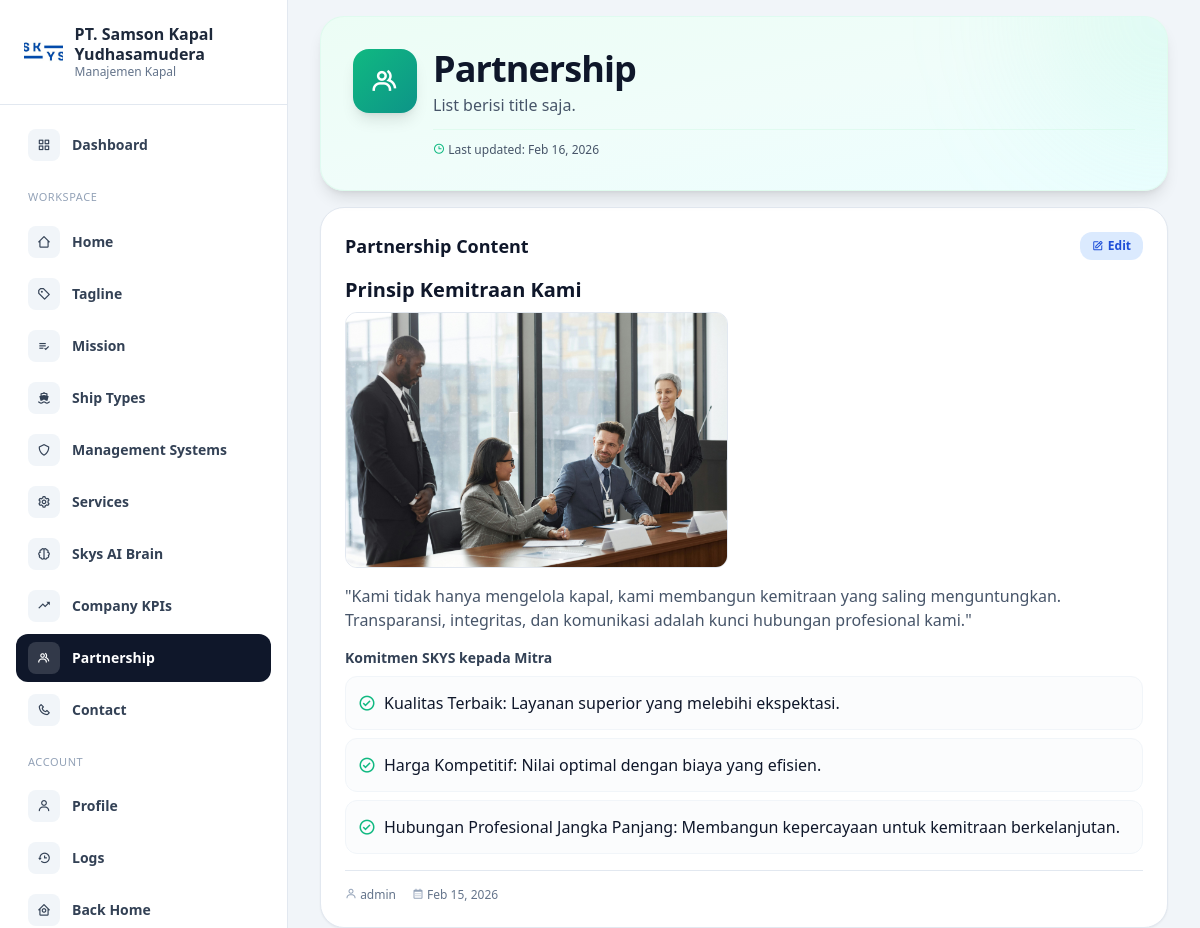
Screenshot of /dashboard/partnership/index.php (signed in) with the database file from the repository.
### tables this page shows
CREATE TABLE `partnership` (
  `id` int UNSIGNED NOT NULL,
  `title` varchar(255) NOT NULL,
  `quete` text NOT NULL,
  `image` varchar(255) DEFAULT NULL,
  `title_list` varchar(255) NOT NULL,
  `list` json NOT NULL,
  `user_id` int UNSIGNED DEFAULT NULL,
  `created_at` datetime NOT NULL DEFAULT CURRENT_TIMESTAMP,
  `updated_at` datetime DEFAULT NULL ON UPDATE CURRENT_TIMESTAMP
);

CREATE TABLE `accounts` (
  `id` int UNSIGNED NOT NULL,
  `fullname` varchar(255) NOT NULL,
  `email` varchar(255) NOT NULL,
  `password` varchar(255) NOT NULL,
  `role_id` tinyint UNSIGNED NOT NULL DEFAULT '1',
  `created_at` datetime NOT NULL DEFAULT CURRENT_TIMESTAMP,
  `updated_at` datetime DEFAULT NULL ON UPDATE CURRENT_TIMESTAMP
);

### controllers/PartnershipController.php (called while the page is built, shortened)
<?php
class PartnershipController
{
    private mysqli $db;
    public function __construct(mysqli $db, ?AuthController $auth = null)
    {
        $this->db = $db;
    }
    public static function decodeList(?string $json): array
    {
        $decoded = json_decode($json, true);
        $out = [];
        foreach ($decoded as $item) {
            $title = trim((string) ($item['title'] ?? ''));
            if ($title !== '') {
                $out[] = ['title' => $title];
            }
        }
        return $out;
    }
    public function getFirst(): ?array
    {
        $stmt = $this->db->prepare("SELECT p.id, p.title, p.quete, p.image, p.title_list, p.`list`, p.user_id, p.created_at, p.updated_at, a.fullname FROM `partnership` p LEFT JOIN `accounts` a ON p.user_id = a.id ORDER BY p.id DESC LIMIT 1");
        $stmt->execute();
        $row = $stmt->get_result()->fetch_assoc();
        $row['list'] = self::decodeList($row['list'] ?? null);
        return $row;
    }
}

### dashboard/partnership/index.php (the view, shortened to what this page needs)
<?php
require_once __DIR__ . '/../header.php';
require_once __DIR__ . '/../../config/db.php';
require_once __DIR__ . '/../../controllers/PartnershipController.php';
$auth = new AuthController($db);
$controller = new PartnershipController($db, $auth);
$data = $controller->getFirst();
?>
<section class="flex min-h-screen overflow-hidden">
    <?php require_once __DIR__ . '/../sidebar.php'; ?>
    <div class="flex-1 min-w-0 h-screen overflow-y-auto px-4 md:px-8 space-y-4">
        <div class="relative overflow-hidden rounded-3xl bg-gradient-to-br from-emerald-50 via-teal-50 to-cyan-50 border border-emerald-100/50 shadow-lg">
            <div class="absolute top-0 right-0 w-64 h-64 bg-gradient-to-br from-emerald-200/20 to-teal-200/20 rounded-full blur-3xl -translate-y-1/2 translate-x-1/2"></div>
            <div class="relative px-6 md:px-8 py-6 md:py-8">
                <div class="flex flex-col md:flex-row items-start md:items-center md:justify-between gap-4 md:gap-6">
                    <div class="flex items-start gap-4 flex-1">
                        <div class="flex-shrink-0 w-14 h-14 md:w-16 md:h-16 rounded-2xl bg-gradient-to-br from-emerald-500 to-teal-600 shadow-lg flex items-center justify-center hidden md:flex">
                            <i class='bx bx-group text-2xl md:text-3xl text-white'></i>
                        </div>
                        <div class="flex flex-col flex-1 min-w-0">
                            <h1 class="text-2xl sm:text-3xl md:text-4xl font-bold text-slate-900 tracking-tight">
                                Partnership
                            </h1>
                            <p class="text-sm sm:text-base text-slate-600 leading-relaxed max-w-2xl mt-1">
                                List berisi title saja.
                            </p>
                            <?php if ($data): ?>
                                <div class="flex flex-wrap items-center gap-x-4 gap-y-2 mt-3 pt-3 border-t border-emerald-100/50 text-xs text-slate-600">
                                    <span><i class='bx bx-time text-emerald-500'></i> Last updated: <?php echo date('M d, Y', strtotime($data['updated_at'] ?? $data['created_at'])); ?></span>
                                </div>
                            <?php endif; ?>
                        </div>
                    </div>
                </div>
            </div>
        </div>
        <?php if ($data): ?>
            <div class="rounded-3xl border border-slate-200 bg-white shadow-sm overflow-hidden">
                <div class="p-6">
                    <div class="flex items-center justify-between mb-4">
                        <h2 class="text-lg font-semibold text-slate-900">Partnership Content</h2>
                        <a href="/dashboard/partnership/edit.php?id=<?php echo (int) $data['id']; ?>"
                            class="inline-flex items-center gap-1 rounded-xl bg-blue-100 px-3 py-1.5 text-xs font-semibold text-blue-700 hover:bg-blue-200">
                            <i class='bx bx-edit'></i> Edit
                        </a>
                    </div>
                    <h3 class="text-xl font-semibold text-slate-900 mb-2"><?php echo htmlspecialchars($data['title']); ?></h3>
                    <?php if (!empty($data['image'])): ?>
                        <div class="mb-4">
                            <img src="<?php echo htmlspecialchars((strpos($data['image'], '/') === 0 ? '' : '/') . $data['image']); ?>" alt="<?php echo htmlspecialchars($data['title']); ?>" class="max-h-64 w-auto object-contain rounded-xl border border-slate-200">
                        </div>
                    <?php endif; ?>
                    <?php if (!empty($data['quete'])): ?>
                        <p class="text-slate-600 mb-4 whitespace-pre-wrap"><?php echo htmlspecialchars($data['quete']); ?></p>
                    <?php endif; ?>
                    <?php if (!empty($data['title_list'])): ?>
                        <h4 class="text-sm font-semibold text-slate-700 mb-2"><?php echo htmlspecialchars($data['title_list']); ?></h4>
                    <?php endif; ?>
                    <?php
                    $list = $data['list'] ?? [];
                    if (!empty($list)):
                    ?>
                        <ul class="space-y-2">
                            <?php foreach ($list as $item): ?>
                                <li class="flex items-center gap-2 p-3 rounded-xl border border-slate-100 bg-slate-50/50">
                                    <i class='bx bx-check-circle text-emerald-500 text-lg flex-shrink-0'></i>
                                    <span class="font-medium text-slate-900"><?php echo htmlspecialchars($item['title'] ?? ''); ?></span>
                                </li>
                            <?php endforeach; ?>
                        </ul>
                    <?php endif; ?>
                    <div class="flex flex-wrap items-center gap-4 pt-4 mt-4 border-t border-slate-200 text-xs text-slate-500">
                        <span><i class='bx bx-user text-slate-400'></i> <?php echo htmlspecialchars($data['fullname'] ?? 'Unknown'); ?></span>
                        <span><i class='bx bx-calendar text-slate-400'></i> <?php echo date('M d, Y', strtotime($data['created_at'])); ?></span>
                    </div>
                </div>
            </div>
        <?php endif; ?>
    </div>
</section>
<?php require_once __DIR__ . '/../footer.php'; ?>

### rows the page displays
partnership: updated_at "Feb 16, 2026", title "Prinsip Kemitraan Kami", image (picture), quete "\"Kami tidak hanya mengelola kapal, kami membangun kemitraan yang saling menguntungkan. Transparansi, integritas, dan komunikasi adalah kunci hubungan profesional kami.\"", title_list "Komitmen SKYS kepada Mitra", user.fullname "admin", created_at "Feb 15, 2026"

### other values shown
$item['title'] "Kualitas Terbaik: Layanan superior yang melebihi ekspektasi."
$item['title'] "Harga Kompetitif: Nilai optimal dengan biaya yang efisien."
$item['title'] "Hubungan Profesional Jangka Panjang: Membangun kepercayaan untuk kemitraan berkelanjutan."
